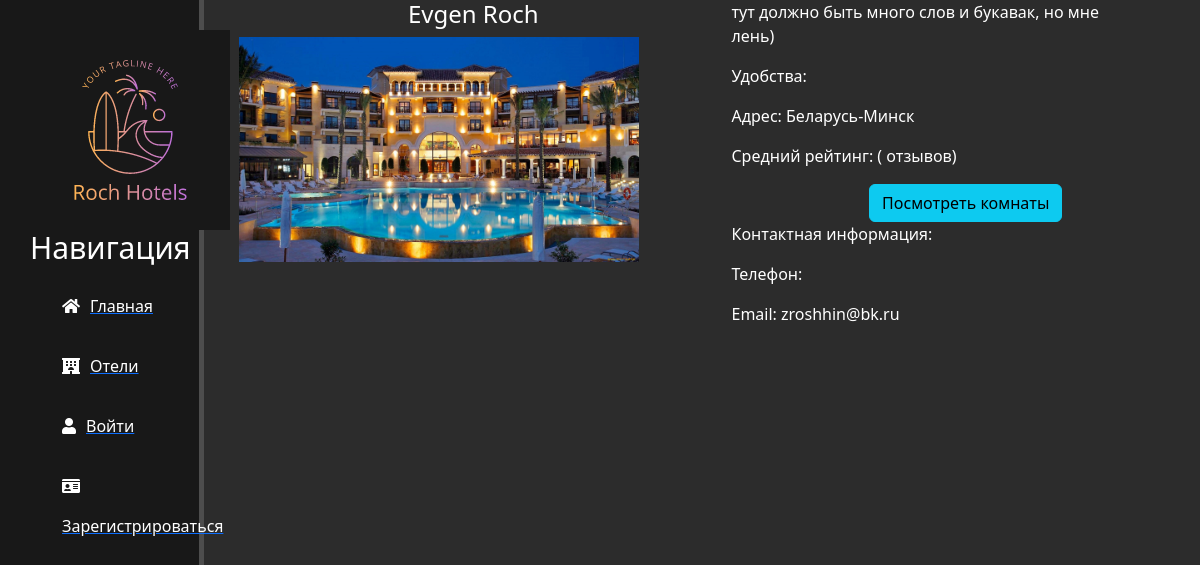
Screenshot of /hotels/1/ with the database file from the repository.
### main/models.py (models this page shows, shortened)
class Hotel(models.Model):
    name = models.CharField(max_length=50)
    location = models.CharField(max_length=250)
    description = models.TextField()
    photos = models.ImageField(upload_to='hotel_images/', blank=False, null=False)
    rating = models.DecimalField(max_digits=3, decimal_places=2, default=0.0)
    created_at = models.DateTimeField(auto_now_add=True)
    updated_at = models.DateTimeField(auto_now=True)
    deleted_at = models.DateTimeField(null=True, blank=True)
    deleted = models.BooleanField(default=False)
    room_count = models.PositiveIntegerField(default=0)
    phone_number = models.CharField(max_length=15, blank=True, null=True)
    email = models.EmailField(blank=True, null=True)
    address = models.CharField(max_length=250, blank=True, null=True)

### main/views.py (the view)
# urls.py: path('hotels/<int:pk>/', hotel_detail, name='hotel-detail'),
def hotel_detail(request, pk):
    hotel = get_object_or_404(Hotel, pk=pk)
    reviews = Review.objects.filter(hotel=hotel)
    context = {'hotel': hotel, 'reviews': reviews}
    return render(request, 'main/hotel_detail.html', context)

### main/templates/main/hotel_detail.html (shortened to what this page needs)
{% extends 'main/layout.html' %}
{% block content %}
  <div class="hotel-details">
    <div class="row">
      <div class="col-md-6">
        {% if hotel %}
          <h1 class="text-center">{{ hotel.name }}</h1>
          <img src="{{ hotel.photos.url }}" class="img-fluid" alt="{{ hotel.name }}">
        {% endif %}
      </div>
      <div class="col-md-6">
        {% if hotel %}
          <p>{{ hotel.description }}</p>
          <p>Удобства: {{ hotel.amenities }}</p>
          <p>Адрес: {{ hotel.location }}</p>
        {% endif %}
        <p>Средний рейтинг: {{ hotel.average_rating }} ({{ hotel.reviews.count }} отзывов)</p>
          <a href="{% url 'room-list' pk=hotel.id %}" class="btn btn-info">Посмотреть комнаты</a>
        <div class="contact-info">
          <p>Контактная информация:</p>
          <p>Телефон: {{ hotel.phone }}</p>
          <p>Email: {{ hotel.email }}</p>
        </div>
      </div>
    </div>
  </div>
{% endblock %}

### main/static/main/css/main.css (style rules this page uses)
body { background: #2c2c2c; }
.hotel-details { display: flex; flex-direction: column; text-align: center; }
.hotel-details h1 { font-size: 24px; color: white; }
.hotel-details img { float: left; max-width: 400px; height: auto; margin-bottom: 20px; }
.hotel-details p, .hotel-details li { color: white; text-align: left; max-width: 400px; }

### rows the page displays
Hotel: photos (picture), description "тут должно быть много слов и букавак, но мне лень)", location "Беларусь-Минск", email "zroshhin@bk.ru"
